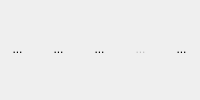
             <widget class="QFrame" name="videoControlFrame">
              <property name="enabled">
               <bool>true</bool>
              </property>
              <property name="sizePolicy">
               <sizepolicy hsizetype="Maximum" vsizetype="Preferred">
                <horstretch>0</horstretch>
                <verstretch>0</verstretch>
               </sizepolicy>
              </property>
              <property name="frameShape">
               <enum>QFrame::NoFrame</enum>
              </property>
              <property name="frameShadow">
               <enum>QFrame::Plain</enum>
              </property>
              <layout class="QHBoxLayout">
               <property name="spacing">
                <number>6</number>
               </property>
               <property name="leftMargin">
                <number>0</number>
               </property>
               <property name="topMargin">
                <number>0</number>
               </property>
               <property name="rightMargin">
                <number>0</number>
               </property>
               <property name="bottomMargin">
                <number>3</number>
               </property>
               <item>
                <widget class="QToolButton" name="seekBeginButton">
                 <property name="toolTip">
                  <string>Restart</string>
                 </property>
                 <property name="styleSheet">
                  <string notr="true">QToolButton { 
     border-style: inset;
     border-width: 1px;
    border-radius:5px;
	 padding: 3px;
     min-height: 24px;
     min-width: 24px;
     border-color: transparent;
     background: transparent;
}

QToolButton:pressed { 
     border-color: palette(dark);
background-color: qradialgradient(cx: 0.7, cy: 1.5, fx: 0.7, fy: 1.9, radius: 1.5, stop: 0 palette(button), stop: 1 transparent );
}


QToolButton:hover { 
     border-color: palette(highlight);
}</string>
                 </property>
                 <property name="text">
                  <string>...</string>
                 </property>
                 <property name="icon">
                  <iconset resource="../icons.qrc">
                   <normaloff>:/glmixer/icons/media-skip-backward.png</normaloff>:/glmixer/icons/media-skip-backward.png</iconset>
                 </property>
                 <property name="iconSize">
                  <size>
                   <width>24</width>
                   <height>24</height>
                  </size>
                 </property>
                </widget>
               </item>
               <item>
                <widget class="QToolButton" name="seekBackwardButton">
                 <property name="toolTip">
                  <string>Seek backward</string>
                 </property>
                 <property name="styleSheet">
                  <string notr="true">QToolButton { 
     border-style: inset;
     border-width: 1px;
    border-radius:5px;
	 padding: 3px;
     min-height: 24px;
     min-width: 24px;
     border-color: transparent;
     background: transparent;
}

QToolButton:pressed { 
     border-color: palette(dark);
background-color: qradialgradient(cx: 0.7, cy: 1.5, fx: 0.7, fy: 1.9, radius: 1.5, stop: 0 palette(button), stop: 1 transparent );
}


QToolButton:hover { 
     border-color: palette(highlight);
}</string>
                 </property>
                 <property name="text">
                  <string>...</string>
                 </property>
                 <property name="icon">
                  <iconset resource="../icons.qrc">
                   <normaloff>:/glmixer/icons/media-seek-backward.png</normaloff>:/glmixer/icons/media-seek-backward.png</iconset>
                 </property>
                 <property name="iconSize">
                  <size>
                   <width>24</width>
                   <height>24</height>
                  </size>
                 </property>
                </widget>
               </item>
               <item>
                <widget class="QToolButton" name="pauseButton">
                 <property name="toolTip">
                  <string>Pause/resume play</string>
                 </property>
                 <property name="statusTip">
                  <string>Pause/resume play</string>
                 </property>
                 <property name="styleSheet">
                  <string notr="true">QToolButton { 
     border-style: inset;
     border-width: 1px;
    border-radius:5px;
	 padding: 3px;
     min-height: 24px;
     min-width: 24px;
     border-color: transparent;
     background: transparent;
}

QToolButton:checked { 
     border-color: palette(dark);
background-color: qradialgradient(cx: 0.7, cy: 1.4, fx: 0.7, fy: 1.9, radius: 1.5, stop: 0 palette(dark), stop: 1 transparent );
}

QToolButton:pressed { 
     border-color: palette(dark);
     background-color: qradialgradient(cx: 0.7, cy: 1.4, fx: 0.7, fy: 1.9, radius: 1.5, stop: 0 palette(dark), stop: 1 transparent );
}


QToolButton:hover { 
     border-color: palette(highlight);
}</string>
                 </property>
                 <property name="text">
                  <string>...</string>
                 </property>
                 <property name="icon">
                  <iconset resource="../icons.qrc">
                   <normaloff>:/glmixer/icons/media-playback-pause.png</normaloff>:/glmixer/icons/media-playback-pause.png</iconset>
                 </property>
                 <property name="iconSize">
                  <size>
                   <width>32</width>
                   <height>24</height>
                  </size>
                 </property>
                 <property name="checkable">
                  <bool>true</bool>
                 </property>
                </widget>
               </item>
               <item>
                <widget class="QToolButton" name="frameForwardButton">
                 <property name="enabled">
                  <bool>false</bool>
                 </property>
                 <property name="sizePolicy">
                  <sizepolicy hsizetype="Fixed" vsizetype="Fixed">
                   <horstretch>0</horstretch>
                   <verstretch>0</verstretch>
                  </sizepolicy>
                 </property>
                 <property name="toolTip">
                  <string>Step by 1 frame</string>
                 </property>
                 <property name="styleSheet">
                  <string notr="true">QToolButton { 
     border-style: inset;
     border-width: 1px;
    border-radius:5px;
	 padding: 3px;
     min-height: 24px;
     min-width: 24px;
     border-color: transparent;
     background: transparent;
}

QToolButton:pressed { 
     border-color: palette(dark);
background-color: qradialgradient(cx: 0.7, cy: 1.5, fx: 0.7, fy: 1.9, radius: 1.5, stop: 0 palette(button), stop: 1 transparent );
}


QToolButton:hover { 
     border-color: palette(highlight);
}</string>
                 </property>
                 <property name="text">
                  <string>...</string>
                 </property>
                 <property name="icon">
                  <iconset resource="../icons.qrc">
                   <normaloff>:/glmixer/icons/media-frame-forward.png</normaloff>:/glmixer/icons/media-frame-forward.png</iconset>
                 </property>
                 <property name="iconSize">
                  <size>
                   <width>16</width>
                   <height>24</height>
                  </size>
                 </property>
                </widget>
               </item>
               <item>
                <widget class="QToolButton" name="seekForwardButton">
                 <property name="toolTip">
                  <string>Seek forward</string>
                 </property>
                 <property name="styleSheet">
                  <string notr="true">QToolButton { 
     border-style: inset;
     border-width: 1px;
    border-radius:5px;
	 padding: 3px;
     min-height: 24px;
     min-width: 24px;
     border-color: transparent;
     background: transparent;
}

QToolButton:pressed { 
     border-color: palette(dark);
background-color: qradialgradient(cx: 0.7, cy: 1.5, fx: 0.7, fy: 1.9, radius: 1.5, stop: 0 palette(button), stop: 1 transparent );
}


QToolButton:hover { 
     border-color: palette(highlight);
}</string>
                 </property>
                 <property name="text">
                  <string>...</string>
                 </property>
                 <property name="icon">
                  <iconset resource="../icons.qrc">
                   <normaloff>:/glmixer/icons/media-seek-forward.png</normaloff>:/glmixer/icons/media-seek-forward.png</iconset>
                 </property>
                 <property name="iconSize">
                  <size>
                   <width>24</width>
                   <height>24</height>
                  </size>
                 </property>
                </widget>
               </item>
              </layout>
             </widget>
